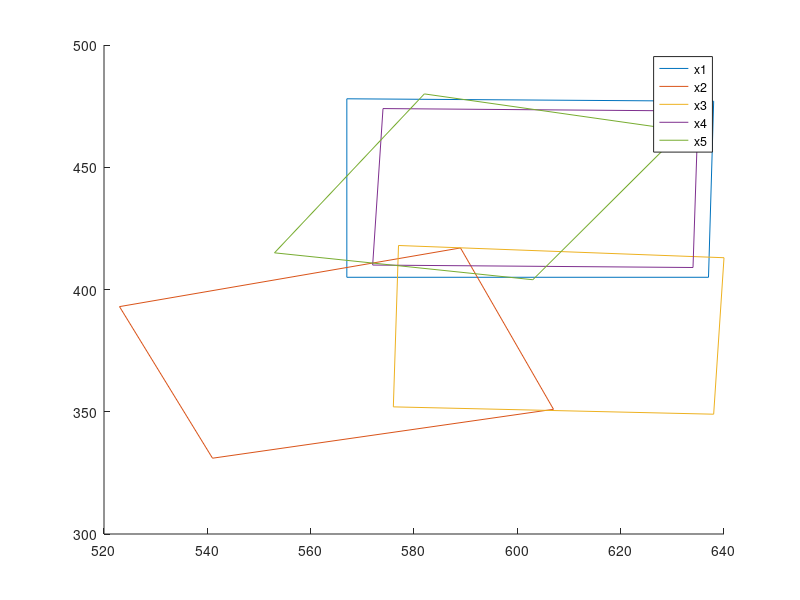
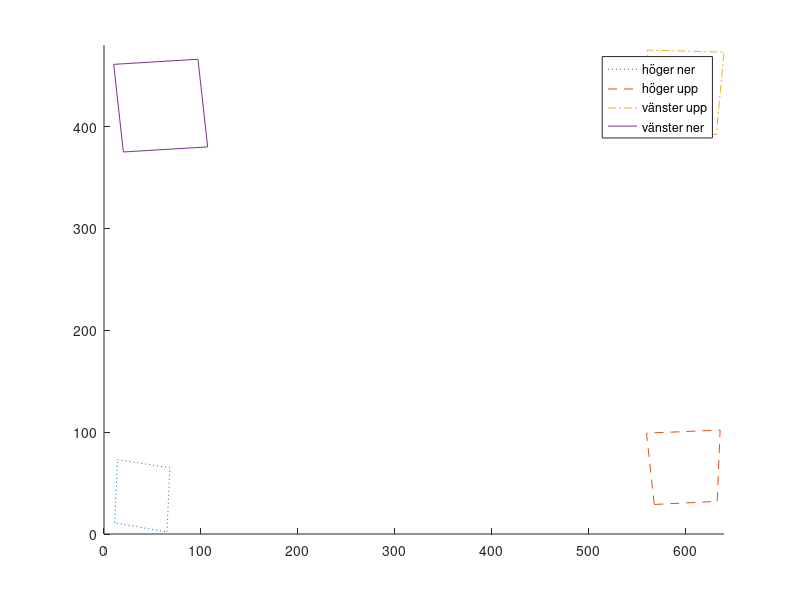
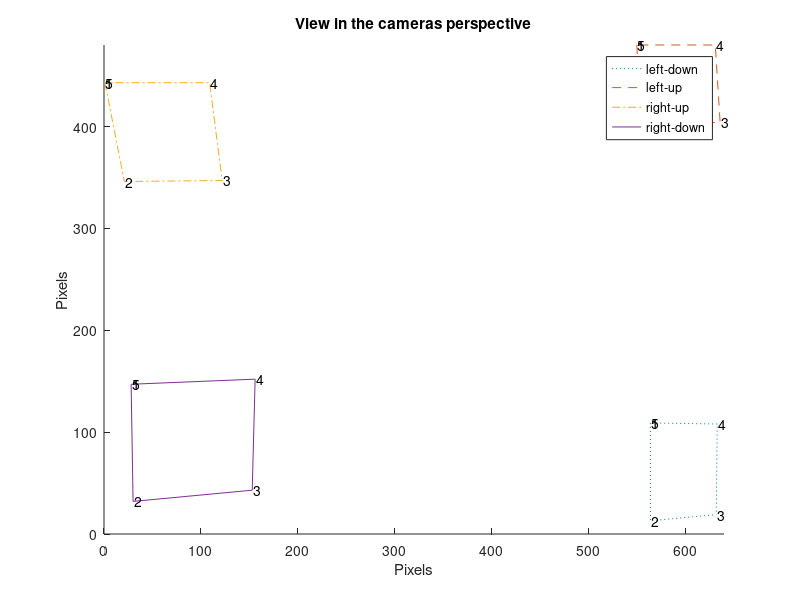

Source code (MATLAB) for these figures, in order: (Note: this script raises an error after producing the figures.)
%%
x1 = [567, 567, 638, 637, 567];
y1 = [405, 478, 477, 405, 405];

x2 = [541, 523, 589, 607, 541];
y2 = [331, 393, 417, 351, 331];

x3 = [576, 577, 640, 638, 576];
y3 = [352, 418, 413, 349, 352];

x4 = [572, 574, 635, 634, 572];
y4 = [410, 474, 473, 409, 410];

x5 = [553, 582, 632, 603, 553];
y5 = [415, 480, 465, 404, 415];

figure(1)
hold on
plot(x1, y1)
plot(x2, y2)
plot(x3, y3)
plot(x4, y4)
plot(x5, y5)
legend('x1','x2','x3','x4','x5')

%%
a1 = [11, 14, 68, 65, 11];
b1 = [11, 73, 65, 2, 11];

a2 = [568, 560, 636, 633, 568];
b2 = [29, 99, 102, 32, 29];

a3 = [554, 561, 640, 632, 554];
b3 = [395, 475, 473, 392, 395];

a4 = [20, 10, 97, 107, 20];
b4 = [375, 461, 466, 380, 375];

figure(2)
clf;
hold on
plot(a1, b1, ':')
plot(a2, b2, '--')
plot(a3, b3, '-.')
plot(a4, b4)
legend('höger ner', 'höger upp', 'vänster upp', 'vänster ner')
hold off
xlim([0 640])
ylim([0 480])

%% final
x1 = [564, 564, 632, 633, 564];
y1 = [371, 467, 461, 372, 371];

x2 = [550, 554, 636, 631, 550];
y2 = [0, 77, 76, 0, 0];

x3 = [1, 21, 122, 109, 1];
y3 = [37, 134, 133, 37, 37];

x4 = [28, 30, 153, 156, 28];
y4 = [333, 448, 437, 328, 333];

y1 = abs(y1 - 480);
y2 = abs(y2 - 480);
y4 = abs(y4 - 480);
y3 = abs(y3 - 480);

figure(3)
clf;
hold on
plot(x1,y1,':')
plot(x2,y2,'--')
plot(x3,y3,'-.')
plot(x4,y4)
xlim([0 640])
ylim([0 480])
text(x1+1, y1, num2str((1:numel(y1))'))
text(x2+1, y2, num2str((1:numel(y2))'))
text(x3+1, y3, num2str((1:numel(y3))'))
text(x4+1, y4, num2str((1:numel(y4))'))
title('View in the cameras perspective')
legend('left-down', 'left-up', 'right-up', 'right-down')
xlabel('Pixels')
ylabel('Pixels')
hold off

%%
dx = [x3(2)-x3(1), x3(3)-x3(2), x3(4)-x3(3), x3(1)-x3(4)];
dy = [y3(2)-y3(1), y3(3)-y3(2), y3(4)-y3(3), y3(1)-y3(4)];

xh = x3 + dx/2;
yh = y3 + dy/2;

figure(3)
hold on
plot(xh, yh, 'vr')
text(xh+10, yh, num2str((1:numel(yh))'))
hold off

%% 
xvekt = [xh(3)-xh(1), xh(2)-xh(4), 0];
yvekt = [yh(3)-yh(1), yh(2)-yh(4), 0];

%% 
x = [54, 42, 159, 166, 54];
y = [141, 248, 250, 146, 141];

clf;
plot(x,y)
xlim([0 640])
ylim([0 480])

text(x+1, y, num2str((1:numel(y))'))
polyarea(x,y)

